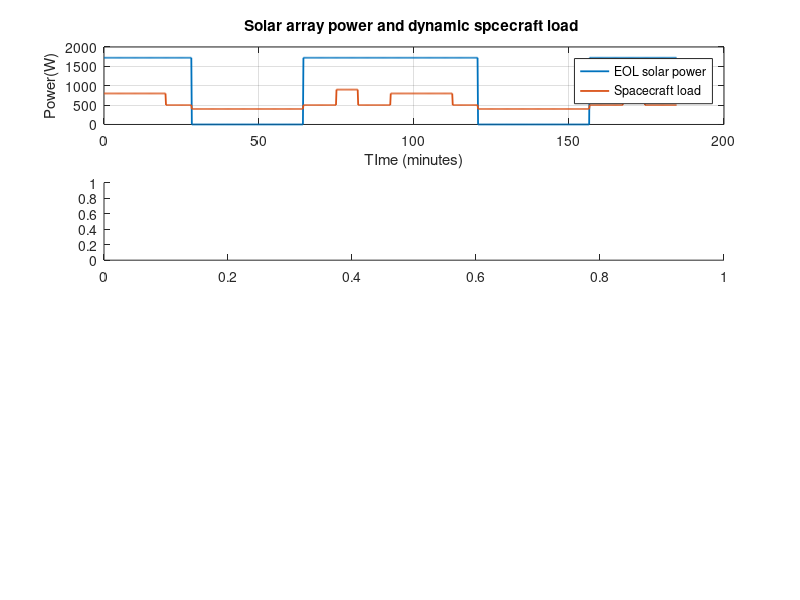

Write the MATLAB code that produced this figure. (Note: this script raises an error after producing the figure.)
%% DAY . 7 : SPACECRAFT OPERATIONAL MODES AND DYNAMIC LOAD 
% PROJECT : LEO SPACECRAFT ELECTRICAL POWER SYSTEM SIMULATOR 
%
% OBJECTIVES :
% 1 . Create a time varying spacecraft electrical load profile
% 2 . Model safe , Nominal , science and communication modes.
% 3 . Caluclate the EOL solar array power .
% 4 . simulate battery SoC and unserved electrical energy.
% 5 . Track battery soc and unserved electrical energy.
% IMPORTANT :
% The operational schedule and load values are illustrative 
% They are not measured data from a real spacecraft 

clc;
clear;
close all;

%% 1 . DEFINE EARHT AND ORBIT PARAMETERS
earth_radius_m = 6371e3;
altitude_m = 400e3;
earth_mu_m3_s2 = 3.986004418e14;
orbital_radius__m = earth_radius_m + altitude_m;
orbital_period_s = 2*pi*sqrt(orbital_radius__m^3/earth_mu_m3_s2);
angular_velocity_radps = sqrt(earth_mu_m3_s2/orbital_radius__m^3);
orbital_period_min = orbital_period_s / 60 ;


%% 2 . CALUCLATE ECLLIPSE GEOMENTRY 
eclipse_half_angle_rad = asin(earth_radius_m/ orbital_radius__m);
eclipse_start_angle_rad = pi - eclipse_half_angle_rad;
eclipse_end_angle_rad = pi + eclipse_half_angle_rad;
eclipse_duration_s = 2*eclipse_half_angle_rad / angular_velocity_radps;
sunlight_duration_s = orbital_period_s - eclipse_duration_s;
eclipse_duration_min = eclipse_duration_s / 60;
sunlight_duration_min = sunlight_duration_s / 60;

%% 3 . DEFINE SOLAR ARRAY PARAMETERS
solar_irrandiance_W_m2 = 1361;
solar_array_area_m2 = 5;
solar_array_efficiency_BOL = 0.28;
annual_degradation_rate = 0.02 ;
mission_life_years = 5
% Compound annual degradation 
solar_array_efficiency_EOL = solar_array_efficiency_BOL * (1 - annual_degradation_rate)^ mission_life_years ;
% solar ARRAY POWER AT EOL
solar_array_power_EOL_W = solar_irrandiance_W_m2 * solar_array_area_m2 * solar_array_efficiency_EOL;

%% 4 . SPACECRAFT OPERATIONAL MODE LOANS
% These loads are illustrative design assumption
safe_mode_loads_W = 400 ;
nominal_mode_load_W = 500 ; 
science_mode_load_W = 800 ;
communications_mode_load_W = 900 ;

%% 5 . BATTERY PARAMETERS
battery_capacity_Wh = 1000;
initial_soc_percent = 100;
minimum_soc_percent = 20;
charging_efficiency = 0.95;
discharging_efficiency = 0.95;
initial_battery_energy_Wh = battery_capacity_Wh*initial_soc_percent/ 100;
maximun_battery_energy_Wh = battery_capacity_Wh;
minimum_battery_energy_Wh =  battery_capacity_Wh * minimum_soc_percent /100; 

%% 6 . SIMULATION TIME 
number_of_orbits = 2;
simulation_duration_s = number_of_orbits*orbital_period_s;
time_step_s = 10;
time_s = 0 : time_step_s : floor(simulation_duration_s / time_step_s)*time_step_s;
time_min = time_s / 60;
delta_time_h = time_step_s / 3600 ; 
number_of_samples = numel(time_s);

%% 7 . CALUCLATE ORBITAL ANGLE
orbital_angle_rad = mod(angular_velocity_radps * time_s,2*pi);

%% 8 . IDENTIFY ECLISE PERIODS 
is_eclipse = (orbital_angle_rad>= eclipse_start_angle_rad)&(orbital_angle_rad<=eclipse_end_angle_rad);

%% 9 . DETERMINE TIME WITHIN EACH ORBIT
% This resets the orbital clock after every orbital  period 
time_in_orbit_min = mod(time_min , orbital_period_min);


%% 10 . CREATE THE DYNAMIC LOAD PROFILE 
% BEgin with nominal mode throughout the simulation 
load_profile_W = nominal_mode_load_W * ones(size(time_s));
operating_mode_code = 2 * ones(size(time_s));
%% 10A . SCIENCE MODE : 0 TO 20 MINUTES 
science_indices = (time_in_orbit_min >= 0 ) & (time_in_orbit_min < 20);
load_profile_W(science_indices) = science_mode_load_W;
operating_mode_code(science_indices) = 3;

%% 10B . COMMUNICATION MODE : 75 TO 82 MINUTES
communication_indices = (time_in_orbit_min >= 75) & (time_in_orbit_min < 82);
load_profile_W(communication_indices) = communications_mode_load_W ;
operating_mode_code(communication_indices) = 4 ;
%% 10C . SAFE MODE DURING ECLIPSE
%Eclipse condition overrides other operating modes 
load_profile_W(is_eclipse) = safe_mode_loads_W;
operating_mode_code(is_eclipse) = 1;

%% 11 . CREATE SOLAR POWER PROFILE
solar_power_W = zeros(size(time_s));
% Solar array generates power only outside eclipse 
solar_power_W(~is_eclipse) = solar_array_power_EOL_W;

%% 12 . CALUCLATE POWER MARGIN 
power_margin_W = solar_power_W - load_profile_W;

%% 13 . INITIALIZE BATTERY ARRAYS
battery_energy_Wh = zeros(size(time_s));
battery_soc_percent = zeros(size(time_s));
battery_energy_Wh(1) = initial_battery_energy_Wh ;
battery_soc_percent(1) = initial_soc_percent;
%Stored energy added to battery at each time step 
energy_removed_from_battery_Wh = zeros(size(time_s));
energy_stored_by_battery_Wh =  zeros(size(time_s));


%% 14 . INITIALISE ENERGY ACCOUNTING VARIABLES 
total_unserved_load_Wh = 0 ;
total_charging_loass_Wh = 0 ;
total_discharging_loss_Wh = 0 ;
total_curtailed_solar_energy_Wh = 0 ;

%% 15. BATTERY ENERGY SIMULATION
for k = 1 : number_of_samples-1
    % Read solar power and spacecraft load at this time step 
    available_solar_power_W = solar_power_W(k);
    required_load_power_W = load_profile_W(k);

    %% CASE A : SOLAR POWER IS GREATER THAN OR EQUAL TO LOAD 
    if available_solar_power_W >= required_load_power_W
        % Solar array directly supplies the spacecraft load 
        surplus_power_W = available_solar_power_W - required_load_power_W;
        % Surplus electrical energy availble for charging
        surplus_energy_Wh = surplus_power_W * delta_time_h ; 
        % MAximum additional energy battery can store
        remaining_battery_space_Wh = battery_capacity_Wh - battery_energy_Wh(k) ;
        %Energy that can actually be stored after charging losses
        stored_energy_Wh = min(surplus_energy_Wh*charging_efficiency,remaining_battery_space_Wh);
        % Electrical energy drawn from surplus to store this energy 
        energy_into_battery_Wh = stored_energy_Wh / charging_efficiency;
        % Caluclate charging loss ,
        charging_loss_Wh = energy_into_battery_Wh - stored_energy_Wh ;
        %Surplus that cannot be accepted by the battery 
        curtailed_energy_Wh = surplus_energy_Wh - energy_into_battery_Wh ;
        % Caluclate charging loss
        charging_loss_Wh = energy_into_battery_Wh - stored_energy_Wh ;
        %Surplus that cannot be accepted byb the battery 
        curtailed_energy_Wh = surplus_energy_Wh - energy_into_battery_Wh;
        %update battery energy
        battery_energy_Wh(k+1) = battery_energy_Wh(k) + stored_energy_Wh ;
        % Record energy flow
        energy_stored_by_battery_Wh(k+1) = stored_energy_Wh ;
        total_charging_loass_Wh = total_charging_loass_Wh + charging_loss_Wh ;
        total_curtailed_solar_energy_Wh = total_curtailed_solar_energy_Wh+ max(curtailed_energy_Wh,0);

        %% CASE B :SOAR POWER IS LESS THAN LOAD
    else
        % Caluclate  the power deficite .
        deficit_power_W = required_load_power_W - available_solar_power_W;
        % Required energy delivered to spacecraft load
        demand_energy_Wh = deficit_power_W * delta_time_h ;
        %Required stored battery energy accounting for losses
        required_battery_energy_Wh = demand_energy_Wh / discharging_efficiency ;
        % Battery energy available above th minimum reserve
        available_battery_energy_Wh = max(battery_energy_Wh(k) - minimum_battery_energy_Wh,0);
        %Energy actually removed from the battery 
        actual_energy_drawn_Wh = min(required_battery_energy_Wh,available_battery_energy_Wh);
        %Energy actually delivered to the space craft load
        delivered_energy_Wh = actual_energy_drawn_Wh * discharging_efficiency;
        %Energy not supplied to the spacecraft load 
        unserved_energy_Wh = max(demand_energy_Wh - delivered_energy_Wh,0);
        %Battery dischage loss 
        discharging_loss_Wh = actual_energy_drawn_Wh - delivered_energy_Wh ;
        %Update battery energy
        battery_energy_Wh(k+1) = battery_energy_Wh(k) - actual_energy_drawn_Wh;
        %Record energy flow 
        energy_removed_from_battery_Wh(k+1) = actual_energy_drawn_Wh ;
        total_unserved_load_Wh = total_unserved_load_Wh + unserved_energy_Wh;
        total_discharging_loss_Wh = total_discharging_loss_Wh + discharging_loss_Wh ;
    end
end

%% 16 . CALUCLATE BATTERY STATE OF CHARGE 
battery_soc_percent = (battery_energy_Wh / battery_capacity_Wh) * 100 ;


%% 17 . CALUCLATE SYSTEM PERFORMANCE
minimum_battery_soc_percent = min(battery_soc_percent);
maximum_battery_soc_percent = max(battery_soc_percent);
final_battery_soc_percent = battery_soc_percent(end);
average_spacecraft_load_W = mean(load_profile_W(1:end-1));
peak_spaecraft_load_W = max(load_profile_W);
total_load_energy_Wh = sum(load_profile_W(1:end-1))* delta_time_h;
total_solar_energy_Wh = sum(solar_power_W(1:end-1))* delta_time_h;
total_battery_energy_stored_Wh = sum(energy_stored_by_battery_Wh);
total_battery_energy_removed_Wh = sum(energy_removed_from_battery_Wh);

%% 18 . DISPLAY RESULTS
fprintf('\n ==== DAY 7 :DYNAMIC LOAD SIMULATION ,SAMPATAM=====\n ');
fprintf('\n--ORBIT --\n');
fprintf('Orbital period   : %.2f minutes\n',orbital_period_min);
fprintf('Sunlight duration   : %.2fminutes\n ',sunlight_duration_min);
fprintf('eclipse duration   : %.2f minutes \n',eclipse_duration_min);
fprintf('\n---SOLAR ARRAY---\n');
fprintf('EOL efficiency   :%.2f %% \n',solar_array_efficiency_EOL*100);
fprintf('EOL solar power   : % .2f W \n',solar_array_power_EOL_W);
fprintf('\n --- SPACECRAFT LOAD ---\n');
fprintf('Peak load   : %.2f W\n',peak_spaecraft_load_W );
fprintf('average load   : %.2f W\n',average_spacecraft_load_W);
fprintf('total load energy   : %.2f Wh \n',total_load_energy_Wh);
fprintf('total solar energy   : %.2f Wh\n',total_solar_energy_Wh);
fprintf('\n---BATTERY---\n');
fprintf('Minimum battery soc   : %.2f %%\n',minimum_battery_soc_percent);
fprintf('Maximum battery soc   : %.2f %% \n',maximum_battery_soc_percent);
fprintf('Final battery soc   :%.2f Wh\n',final_battery_soc_percent);
fprintf('\n -- ENERGY ACCOUNTING ---\n');
fprintf('Unserved load energy   : %.6f Wh \n',total_unserved_load_Wh);
fprintf('charging loss   : %.2f Wh \n',total_charging_loass_Wh);
fprintf('Discharing loss   : %.2f Wh \n ',total_discharging_loss_Wh);
fprintf('Curtailed solar energy   : % .2f Wh \n',total_curtailed_solar_energy_Wh);

%% 19 . CHECK BATTERY OPERATION
fprintf('\n ----BATTERY OPERATION----\n');
if total_unserved_load_Wh < 1e-6
    fprintf('Spacecraft load demand was fully supplied .\n');
else
    fprintf('WARNING : spacecraft load was not fullu supplied .\n');
end
if minimum_battery_soc_percent >= minimum_soc_percent - 1e-6 
    
end
fprintf('\n====DAY 7 SIMULATION SAMAPTAM ====\n');

    %% . 20 . FIGUTR : SOLAR POWER AND DYNAMIC LOAD 
    figure('Name','day 7 - solar power and dynamic load ');
    subplot(4,1,1);
    plot(time_min,solar_power_W,'LineWidth',1.3);
    hold on ;
    plot(time_min,load_profile_W,'LineWidth',1.3);
    xlabel('TIme (minutes)');
    ylabel('Power(W)');
    title('Solar array power and dynamic spcecraft load ');
    legend('EOL solar power','Spacecraft load','Location','best');
    grid on;

    %% 21 . FIGURE : POWER MARGIN
    subplot(4,1,2);
    plot(time_min , power_margim_W,'LineWidth',1.3);
    hold on ;
    yline(0 , '-- ', ' Zero power margin');
    xlabel('Time(minutes)');
    ylabel('Power margin(W)');
    title('Instantaneous ELectrical power margin');
    grid on ;

    %% 22  . FIGURE : BATTERY STATE OF CHARGE 
    subplot(4,1,3);
    plot(time_min,battery_soc_percent,'LineWidth',1.3);
    hold on ;
    yline(minimum_soc_percent,'--','Minimum permitted soc');
    xlabel('Time(minutes)');
    ylabel('baterry soc (%)');
    title('Battery state of charge under dynamic loads');
    ylim([0 105]);
    grid on;

    %% 23 . FIGURE : SPACECRAFT OPERATING MODE 
    subplot(4,1,4);
    stairs(time_min,operating_mode_code,'LineWidth',1.3);
    xlabel('Time (minutes)');
    ylabel('operating mode');
    title('Spacecraft operationa; mode schedule');
    yticklabels({'safe','Nominal','science','coms'});
    ylim([0.5 4.5]);
    grid on;

    %% 24 . SAVE RESULTS
    script_folder = fileparts(mfilename('fullpath'));
    project_folder = fileparts(script_folder);
    results_folder = fullfile(project_folder,'results');
    if ~exist(results_folder , 'dir')
        mkdir(results_folder);
    end
    % Save the simulation figure 
    saveas(gcf,fullfile(results_folder,'day7_dynamic_load_simulation.png'));
    % save the numerical simulation results 
    save(fullfile(results_folder,'day7_dynamic_load_data.mat'),'time_s','time_min','is_eclipse','time_in_orbit_min','solar_power_W','load_profile_W','power_margin_W','operating_mode_code','battery_energy_Wh','battery_soc_percent','energy_stored_by_battery_Wh','energy_removed_from_battery_Wh','total_unserved_load_Wh','total_charging_loass_Wh','total_discharging_loss_Wh','total_curtailed_solar_energy_Wh');
    fprintf('\n DAY 7 graph and date files saved successfully.\n');


        
